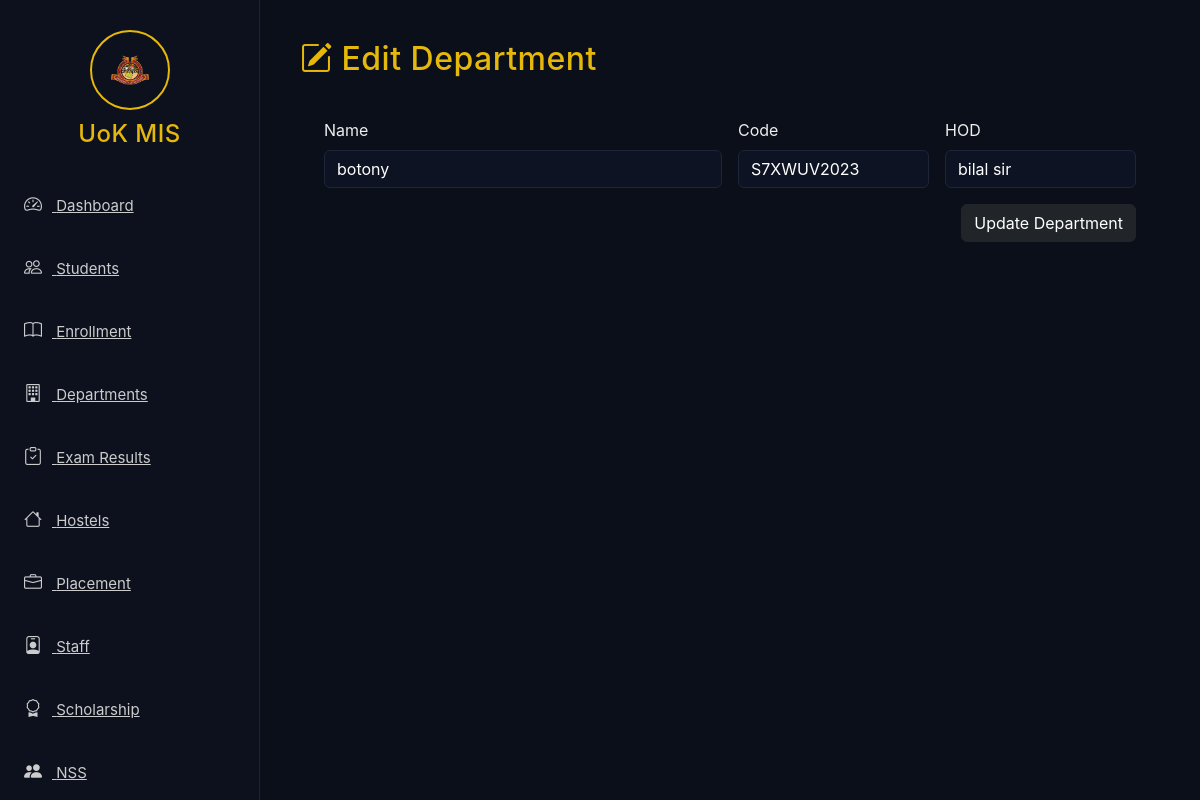
The page /departments/edit/2 on the database its author committed.
### app/models.py (models this page shows, shortened)
class Department(db.Model):
    id = db.Column(db.Integer, primary_key=True)
    name = db.Column(db.String(200), nullable=False)
    code = db.Column(db.String(50))
    hod = db.Column(db.String(200))
    created_at = db.Column(db.DateTime, default=datetime.utcnow)
    programmes = db.relationship("Programme", backref="department", lazy=True, cascade="all, delete-orphan")

### app/routes.py (the view, shortened to what this page needs)
@main.route("/departments/edit/<int:dept_id>", methods=["GET", "POST"])
def edit_department(dept_id):
    dept = Department.query.get_or_404(dept_id)
    return render_template("departments/edit_department.html", department=dept)

### app/templates/departments/edit_department.html
{% extends 'base.html' %}
{% block content %}
<div class="page-header"><h2><i class="bi bi-pencil-square"></i> Edit Department</h2></div>
<div class="card-glow p-4 mt-3">
  <form method="POST" class="row g-3">
    <div class="col-md-6"><label class="form-label">Name</label><input name="name" class="form-control" value="{{ department.name }}"></div>
    <div class="col-md-3"><label class="form-label">Code</label><input name="code" class="form-control" value="{{ department.code }}"></div>
    <div class="col-md-3"><label class="form-label">HOD</label><input name="hod" class="form-control" value="{{ department.hod }}"></div>
    <div class="col-12 text-end"><button class="btn btn-dark">Update Department</button></div>
  </form>
</div>
{% endblock %}

### app/static/css/style.css (style rules this page uses)
body { background: #0b0f19; color: #eee; font-family: "Inter", sans-serif; overflow-x: hidden; }
h1, h2, h3, h4, h5, h6 { color: #e5b80b; letter-spacing: 0.5px; }
input, select, textarea { background: #0d1322 !important; color: #fff !important; border: 1px solid #1e2538 !important; }

### rows shown on the page
Department: name "botony", code "S7XWUV2023", hod "bilal sir"
